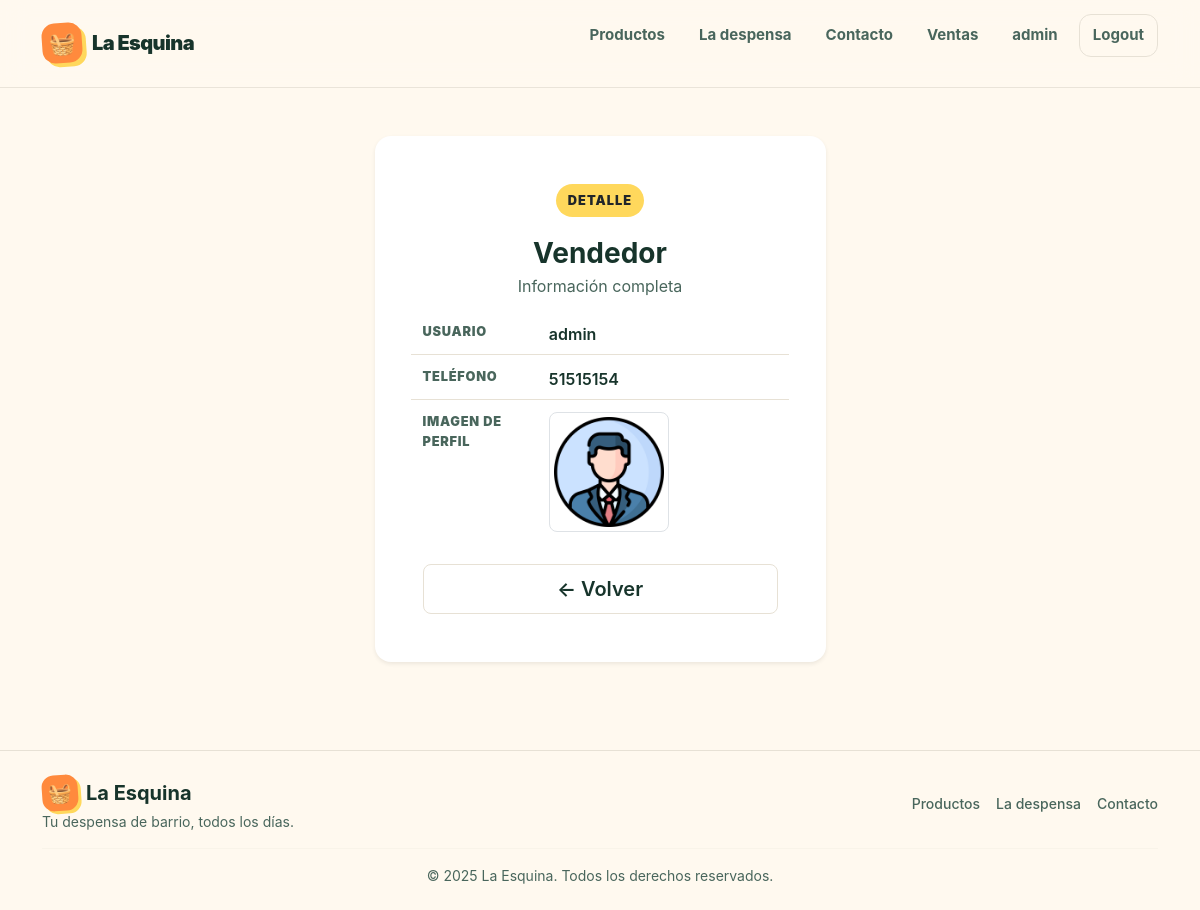
/producto/vendedor/detail/1 (signed in), run on the app's committed database.
### producto/models.py (models this page shows, shortened)
class Vendedor(models.Model):
    user = models.OneToOneField(User, on_delete=models.CASCADE, verbose_name="Usuario")
    telefono = models.CharField(max_length=15, blank=True, verbose_name="Teléfono")
    imagen_perfil = models.ImageField(
        upload_to="perfiles_vendedores/",
        blank=True,
        null=True,
        verbose_name="Imagen de Perfil",
    )
    class Meta:
        verbose_name = "Vendedor"
        verbose_name_plural = "Vendedores"

### producto/views/vendedores.py (the view)
# urls.py: path("vendedor/detail/<int:pk>", vendedores.VendedorDetail.as_view(), name="vendedor_detail"),
class VendedorDetail(DetailView):
    model = Vendedor

### producto/templates/producto/vendedor_detail.html
{% extends "core/base.html" %}
{% block contenido %}
<div class="container py-5">
    <div class="row justify-content-center">
        <div class="col-12 col-md-8 col-lg-6 col-xl-5">
            <div class="card shadow-sm border-0 rounded-4">
                <div class="card-body p-4 p-md-5">
                    <div class="text-center mb-4">
                        <div class="eyebrow">Detalle</div>
                        <h1 class="h3 fw-bold mb-1" style="color: var(--ink);">Vendedor</h1>
                        <p class="text-muted mb-0" style="color: var(--ink-soft) !important;">Información completa</p>
                    </div>
                    <dl class="row mb-0 detail-list">
                        <dt class="col-sm-4">Usuario</dt>
                        <dd class="col-sm-8">{{ vendedor.user.username }}</dd>
                        <dt class="col-sm-4">Teléfono</dt>
                        <dd class="col-sm-8">{{ vendedor.telefono|default:"Sin teléfono" }}</dd>
                        <dt class="col-sm-4">Imagen de perfil</dt>
                        <dd class="col-sm-8">
                            {% if vendedor.imagen_perfil %}
                                <img src="{{ vendedor.imagen_perfil.url }}" alt="Imagen de perfil" class="rounded-3 img-thumbnail" style="max-width: 120px;" />
                            {% else %}
                                Sin imagen
                            {% endif %}
                        </dd>
                    </dl>
                    <div class="d-grid gap-2 mt-4">
                        <a href="{% url 'producto:vendedor_list' %}" class="btn btn-outline-secondary btn-lg fw-semibold rounded-3 py-2"
                           style="border-color: var(--line); color: var(--ink);">← Volver</a>
                    </div>
                </div>
            </div>
        </div>
    </div>
</div>
{% endblock contenido %}

### core/templates/core/components/navbar.html (shortened to what this page needs)
<header class="nav-wrap">
    <div class="container">
        <nav aria-label="Navegación principal">
            <a class="brand" href="#inicio" aria-label="La Esquina, inicio">
                <span class="brand-mark">🧺</span>
                <span>La Esquina</span>
            </a>
            <ul class="nav-links">
                <li><a href="#productos">Productos</a></li>
                <li><a href="#por-que">La despensa</a></li>
                <li><a href="#contacto">Contacto</a></li>
                {% if user.is_authenticated %}
                    <li><a href="{% url 'producto:home' %}">Ventas</a></li>
                    <li><a href="#">{{ user.username }}</a></li>
                    <li>
                        <form action="{% url 'core:logout' %}" method="post">
                            <button class="nav-logout" type="submit">Logout</button>
                        </form>
                    </li>
                {% else %}
                    <li><a class="nav-login" href="{% url 'core:login' %}">Acceder</a></li>
                {% endif %}
            </ul>
        </nav>
    </div>
</header>

### core/static/core/style.css (style rules this page uses)
:root { --ink: #17342b; --ink-soft: #49665c; --cream: #fff9ef; --paper: #ffffff; --mint: #dff4e8; --mint-strong: #1d7a58; --orange: #ff8a3d; --orange-dark: #d9681e; --yellow: #ffd85c; --pink: #ffd7df; --line: #e7e1d5; --shadow: 0 18px 45px rgba(23, 52, 43, 0.1); --radius-lg: 30px; --radius-md: 20px; --radius-sm: 14px; --max: 1180px; }
* { box-sizing: border-box; margin: 0; padding: 0; }
html { scroll-behavior: smooth; }
body { font-family: Inter, ui-sans-serif, system-ui, -apple-system, BlinkMacSystemFont, "Segoe UI", sans-serif; color: var(--ink); background: var(--cream); line-height: 1.5; }
a { color: inherit; text-decoration: none; }
button, a { -webkit-tap-highlight-color: transparent; }
.container { width: min(calc(100% - 40px), var(--max)); margin-inline: auto; }
.nav-wrap { position: sticky; top: 0; z-index: 20; padding: 14px 0; background: rgba(255, 249, 239, 0.88); backdrop-filter: blur(14px); border-bottom: 1px solid rgba(231, 225, 213, 0.85); }
nav { display: flex; align-items: center; justify-content: space-between; gap: 20px; }
.brand { display: inline-flex; align-items: center; gap: 10px; font-weight: 900; font-size: 1.25rem; letter-spacing: -0.03em; }
.brand-mark { width: 40px; height: 40px; display: grid; place-items: center; border-radius: 13px; background: var(--orange); transform: rotate(-4deg); box-shadow: 4px 4px 0 var(--yellow); font-size: 1.35rem; }
.nav-links { display: flex; align-items: center; gap: 8px; list-style: none; }
.nav-links a { display: inline-flex; align-items: center; justify-content: center; padding: 10px 13px; border-radius: 12px; color: var(--ink-soft); font-weight: 700; font-size: 0.94rem; transition: 0.2s ease; }
.nav-links form { display: inline-flex; }
.nav-logout { display: inline-flex; align-items: center; justify-content: center; padding: 9px 13px; border: 1px solid var(--line); border-radius: 12px; background: transparent; color: var(--ink-soft); font-family: inherit; font-weight: 700; font-size: 0.94rem; cursor: pointer; transition: 0.2s ease; }
.eyebrow { display: inline-flex; align-items: center; gap: 8px; padding: 7px 12px; border-radius: 999px; background: var(--yellow); font-size: 0.8rem; font-weight: 900; text-transform: uppercase; letter-spacing: 0.08em; margin-bottom: 20px; }
.btn { display: inline-flex; align-items: center; justify-content: center; min-height: 50px; padding: 12px 19px; border-radius: 15px; font-weight: 800; border: 1px solid transparent; transition: transform 0.2s ease, box-shadow 0.2s ease, background 0.2s ease; }
.btn-outline-secondary { border-color: var(--line) !important; color: var(--ink) !important; }
.card { border: 1px solid var(--line); box-shadow: var(--shadow); }
.detail-list dt { color: var(--ink-soft); font-size: 0.8rem; font-weight: 900; text-transform: uppercase; letter-spacing: 0.06em; padding-top: 12px; border-top: 1px solid var(--line); }
.detail-list dd { color: var(--ink); font-weight: 600; padding-top: 12px; border-top: 1px solid var(--line); }
.detail-list dt:first-of-type, .detail-list dd:first-of-type { border-top: 0; padding-top: 0; }

### data on the page
Vendedor: user.username "admin", telefono "51515154", imagen_perfil (picture)

### other printed values
{{ user.username }} "admin"
